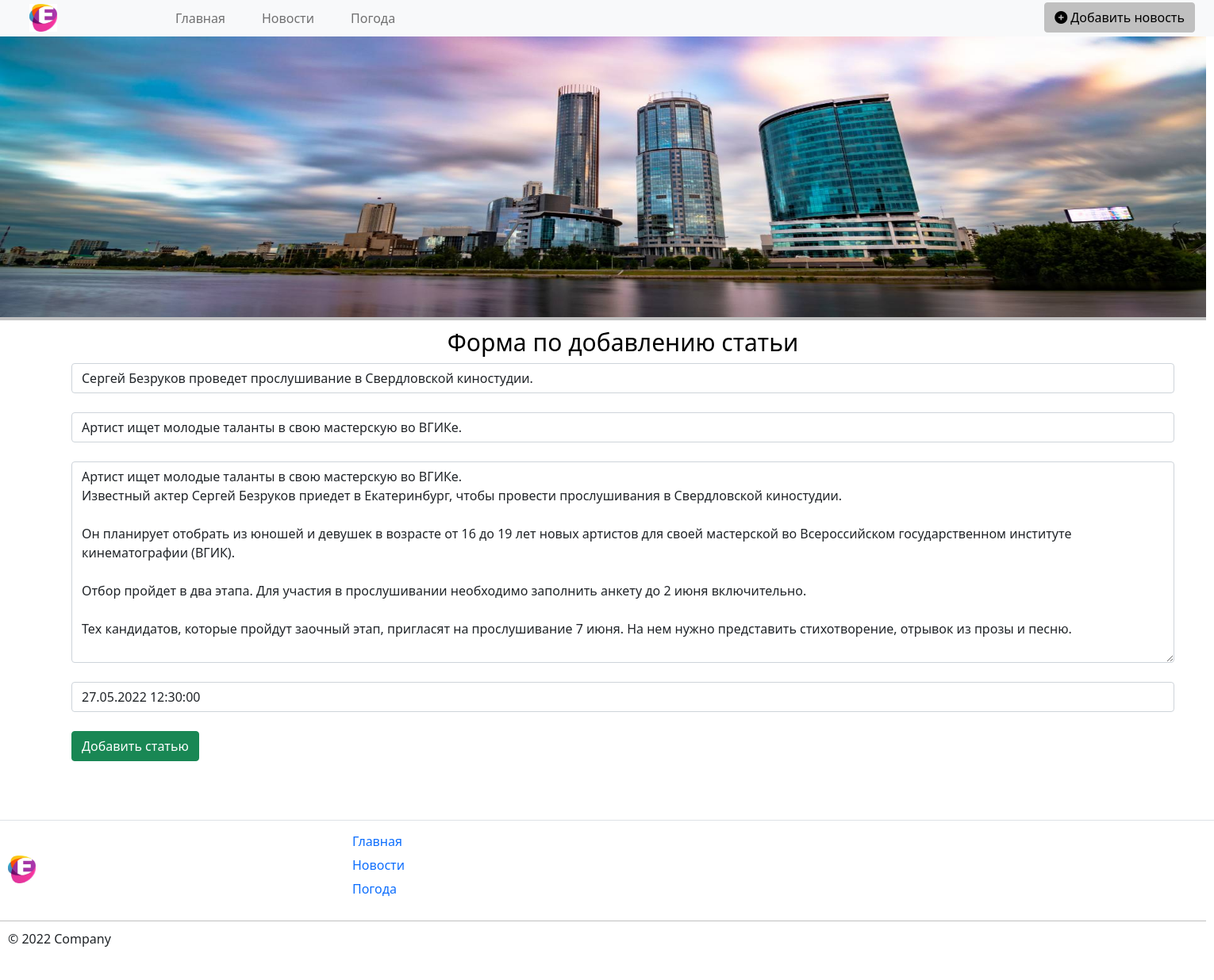
The app's page /news/9/update with its own data.
### news/models.py (models this page shows, shortened)
class News(models.Model):
    title = models.CharField('Название', max_length=100)
    anons = models.CharField('Анонс', max_length=200)
    full_text = models.TextField('Статья')
    date = models.DateTimeField('Дата публикации')
    class Meta:
        verbose_name = 'Новость'
        verbose_name_plural = 'Новости'

### news/views.py (the view)
# urls.py: path('<int:pk>/update', views.NewsUpdateViews.as_view(), name='news-update'),
class NewsUpdateViews(UpdateView):
    model = News
    template_name = 'news/create.html'
    form_class = NewsForm

### news/forms.py
class NewsForm(ModelForm):
    class Meta:
        model = News
        fields = ['title', 'anons', 'full_text', 'date']
        widgets = {
            "title": TextInput(attrs={
                'class': 'form-control',
                'placeholder': 'Название статьи'
            }),
            "anons": TextInput(attrs={
                'class': 'form-control',
                'placeholder': 'Анонс статьи'
            }),
            "date": DateTimeInput(attrs={
                'class': 'form-control',
                'placeholder': 'Дата публикации в формате дд.мм.гггг чч:мм'
            }),
            "full_text": Textarea(attrs={
                'class': 'form-control',
                'placeholder': 'Текст статьи'
            })
        }

### news/templates/news/create.html (shortened to what this page needs)
{% extends 'main/base.html' %}
{% block content %}
    <div class="features">
        <h1>Форма по добавлению статьи</h1>
        <form method="POST">
            {{ form.title }}<br>
            {{ form.anons }}<br>
            {{ form.full_text }}<br>
            {{ form.date }}<br>
            <button class="btn btn-success" type="submit">Добавить статью</button>
        </form>
    </div>
{% endblock %}

### main/static/main/css/main.css (style rules this page uses)
h1 { font-size: 30px; font-family: 'Arial' bold; color: black; text-align: center; }

### records on screen
News: title "Сергей Безруков проведет прослушивание в Свердловской киностудии.", anons "Артист ищет молодые таланты в свою мастерскую во ВГИКе.", full_text "Артист ищет молодые таланты в свою мастерскую во ВГИКе. Известный актер Сергей Безруков приедет в Екатеринбург, чтобы провести прослушивания в Свердловской киностудии. Он планирует отобрать из юношей и девушек в возрасте от 16 до 19 лет новых артистов для своей мастерской во Всероссийском государственном институте кинематографии (ВГИК). Отбор пройдет в два этапа. Для участия в прослушивании необходимо заполнить анкету до 2 июня включительно. Тех кандидатов, которые пройдут заочный этап, пригласят на прослушивание 7 июня. На нем нужно представить стихотворение, отрывок из прозы и песню.", date "27.05.2022 12:30:00"
